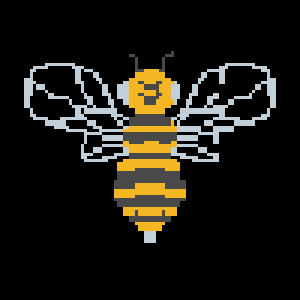
//> input picture exploration/graphics/b0.png, 100 x 100 px (shown 3 times larger); the run also reads 1 picture not shown here
$ ./simple_bee_animation   (built with g++ and OpenCV 4)
//> lines starting //> are read from the running program, lines starting //| are printed output that depends on the picture
### exploration/graphics/Bee.hpp
#include <iostream>
#include <sstream>
#include <vector>
#include <opencv.hpp>

using namespace cv;
using namespace std;

class Bee{
  private:
    int x;
    int y;
    int angle;
    int frame;
    int counter;
    vector<Mat> frames;
    Mat curFrame;

  public:
    Bee(vector<Mat> frames);
    Bee(vector<Mat> frames, int x, int y, int angle);
    void incrementFrame();
    void rotate(int angle);
    void setAngle(int angle);
    void setPosition(int x, int y);
    void setX(int x);
    void setY(int y);
    int getX();
    int getY();
    Mat getCurFrame();
};

### exploration/graphics/Bee.cpp
#include <iostream>
#include <sstream>
#include <vector>
#include <opencv.hpp>
#include "Bee.hpp"

using namespace cv;
using namespace std;

Mat rotateImage(Mat src, int angle, bool crop_image){
    //code heavily inspired by https://stackoverflow.com/questions/22041699/rotate-an-image-without-cropping-in-opencv-in-c

    // get rotation Matrix for rotating the image around its center in pixel coordinates
    Point2f center((src.cols-1)/2.0, (src.rows-1)/2.0);
    Mat rot = cv::getRotationMatrix2D(center, angle, 1.0);
    Size final_size = src.size();

    if(!crop_image){
      // determine bounding rectangle, center not relevant
      Rect2f bbox = cv::RotatedRect(cv::Point2f(), src.size(), angle).boundingRect2f();

      // adjust transformation matrix
      rot.at<double>(0,2) += bbox.width/2.0 - src.cols/2.0;
      rot.at<double>(1,2) += bbox.height/2.0 - src.rows/2.0;

      //adjust size to new bounding rectangle
      final_size = bbox.size();
    }

    Mat dst;
    warpAffine(src, dst, rot, final_size);
    return dst;
}

// [8 lines left out: function Bee, not called in this run]

Bee::Bee(vector<Mat> frames, int x, int y, int angle){
  this->x = x;
  this->y = y;
  this->angle = angle;
  this->frames = frames;
  this->curFrame = frames[0];
  this->counter = 0;
}

void Bee::incrementFrame(){
  this->counter = (this->counter+1)%(this->frames.size());
  this->curFrame = this->frames.at(this->counter);
}

void Bee::rotate(int angle) {
  this->angle = (this->angle+angle)%360;
}

void Bee::setAngle(int angle){
  this->angle = (angle)%360;
}

// [4 lines left out: function setPosition, not called in this run]

void Bee::setX(int x){
  this->x = x;
}

void Bee::setY(int y){
  this->y = y;
}

int Bee::getX(){
  return this->x;
}

int Bee::getY(){
  return this->y;
}

Mat Bee::getCurFrame(){
  return rotateImage(this->curFrame, this->angle, true);
}

### exploration/graphics/simple_bee_animation.cpp
#include <iostream>
#include <sstream>
#include <stdlib.h>
#include <vector>
#include <opencv.hpp>
#include "Bee.cpp"

using namespace cv;
using namespace std;

/**
 *Draws a transparent image over a frame Mat.
 *
 * @param frame the frame where the transparent image will be drawn
 * @param transp the Mat image with transparency, read from a PNG image, with the IMREAD_UNCHANGED flag
 * @param xPos x position of the frame image where the image will start.
 * @param yPos y position of the frame image where the image will start
 https://stackoverflow.com/questions/40895785/using-opencv-to-overlay-transparent-image-onto-another-image
 */
void drawTransparency(Mat frame, Mat transp, int xPos, int yPos) {
    Mat mask;
    vector<Mat> layers;

    split(transp, layers); // seperate channels
    Mat rgb[3] = {layers[0],layers[1],layers[2]};
    mask = layers[3]; // png's alpha channel used as mask
    merge(rgb, 3, transp);  // put together the RGB channels, now transp insn't transparent
    transp.copyTo(frame.rowRange(yPos, yPos + transp.rows).colRange(xPos, xPos + transp.cols), mask);
}

int main(int argc, char* argv[]){

  //many bees
  int sprite_width = 25;
  int sprite_height = 25;
  int window_width = 1500;
  int window_height = 1500;
  int num_bees = 2000;

  // [7 lines of commented-out code are left out]

  VideoWriter oVideoWriter("./out_bees.mp4", VideoWriter::fourcc('M', 'J', 'P', 'G'),
                           20, Size(window_width, window_height), true);

  Mat frame1;
  Mat frame2;
  Mat frame3;
  Mat frame4;
  Mat frame5;
  Mat frame6;
  frame1 = imread("./b0.png", IMREAD_UNCHANGED);
//> frame1 is the input picture: 100 rows x 100 cols, CV_8UC4; mean B, G, R, A 18.9, 25.3, 27.4, 39.6
  frame2 = imread("./b1.png", IMREAD_UNCHANGED);
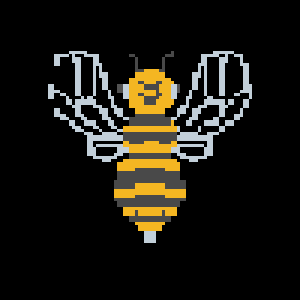
//> input picture exploration/graphics/b1.png, 100 x 100 px (shown 3 times larger)
//> frame2 is the input picture: 100 rows x 100 cols, CV_8UC4; mean B, G, R, A 18, 24.4, 26.6, 38.8
  frame3 = imread("./b2.png", IMREAD_UNCHANGED);
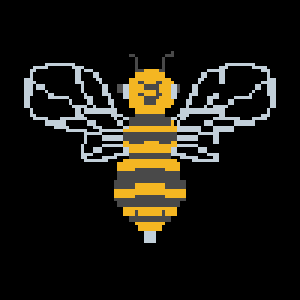
//> input picture exploration/graphics/b2.png, 100 x 100 px (shown 3 times larger)
//> frame3 is the input picture: 100 rows x 100 cols, CV_8UC4; mean B, G, R, A 18.4, 24.8, 27, 39.2
  frame4 = imread("./b3.png", IMREAD_UNCHANGED);
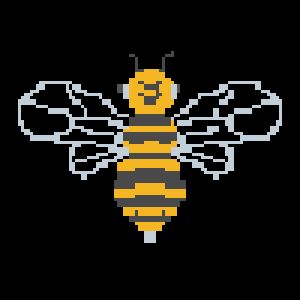
//> input picture exploration/graphics/b3.png, 100 x 100 px (shown 3 times larger)
//> frame4 is the input picture: 100 rows x 100 cols, CV_8UC4; mean B, G, R, A 19.2, 25.6, 27.7, 40.2
  frame5 = imread("./b4.png", IMREAD_UNCHANGED);
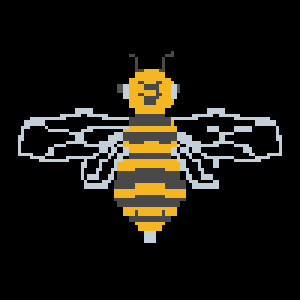
//> input picture exploration/graphics/b4.png, 100 x 100 px (shown 3 times larger)
//> frame5 is the input picture: 100 rows x 100 cols, CV_8UC4; mean B, G, R, A 17.3, 23.8, 26, 37.9
  frame6 = imread("./b5.png", IMREAD_UNCHANGED);
  resize(frame1, frame1, Size(sprite_width, sprite_height));
//> frame1: 25 rows x 25 cols, CV_8UC4
  resize(frame2, frame2, Size(sprite_width, sprite_height));
//> frame2: 25 rows x 25 cols, CV_8UC4
  resize(frame3, frame3, Size(sprite_width, sprite_height));
//> frame3: 25 rows x 25 cols, CV_8UC4
  resize(frame4, frame4, Size(sprite_width, sprite_height));
//> frame4: 25 rows x 25 cols, CV_8UC4
  resize(frame5, frame5, Size(sprite_width, sprite_height));
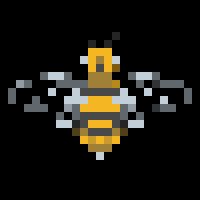
//> frame5: 25 rows x 25 cols, CV_8UC4 (shown 8 times larger); mean B, G, R, A 18.3, 24.8, 27, 38.8
  resize(frame6, frame6, Size(sprite_width, sprite_height));

  vector<Mat> frames;
  frames.push_back(frame1);
  frames.push_back(frame2);
  frames.push_back(frame3);
  frames.push_back(frame4);
  frames.push_back(frame5);
  frames.push_back(frame6);

  if(frame1.empty() or frame2.empty()){
    cout << "Could Not Find Images" << endl;
    return -1;
  }

  vector<Bee> bees;

  for(int i = 0; i <num_bees; i++){
    Bee bee(frames, rand()%window_width, rand()%window_height, rand()%360);
    bees.push_back(bee);
  }
//> this loop made 2000 passes
//> (this->x in Bee, this->y in Bee, this->angle in Bee) on passes 1 to 3: (777, 886, 343), (835, 293, 115), (1149, 492, 226)
//> after the loop, bees = 2000 items

  String windowName = "bee";

  while(true){
    Mat background(Size(window_width, window_height), CV_8UC3, Scalar(0));

    for(unsigned i = 0; i<bees.size(); i++){
      Mat curFrame = bees[i].getCurFrame();

      if(bees[i].getX()+curFrame.cols > background.cols){
        bees[i].setX(0);
      }

      if(bees[i].getY()<0){
        bees[i].setY(background.rows-curFrame.rows-1);
      }

      if(bees[i].getY()+curFrame.rows > background.rows){
        bees[i].setY(0);
      }

      if(bees[i].getX() < 0){

        bees[i].setX(background.cols-curFrame.cols-1);
      }

      drawTransparency(background, curFrame, bees[i].getX(), bees[i].getY());

      bees[i].rotate(5-rand()%11);
      bees[i].incrementFrame();
      bees[i].setX(bees[i].getX()+20-rand()%41);
      bees[i].setY(bees[i].getY()+20-rand()%41);
    }
//> this loop made 2000 passes
//> (this->angle in rotate, this->x in setX, this->y in setY) on passes 1 to 3: (343, 789, 878), (117, 823, 285), (222, 1130, 488)
//> pass 1, in drawTransparency, `mask = layers[3];`:
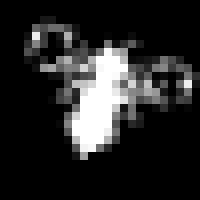
//> mask: 25 rows x 25 cols, CV_8UC1 (shown 8 times larger); min 0, max 255, mean 39.8
//> after the loop:
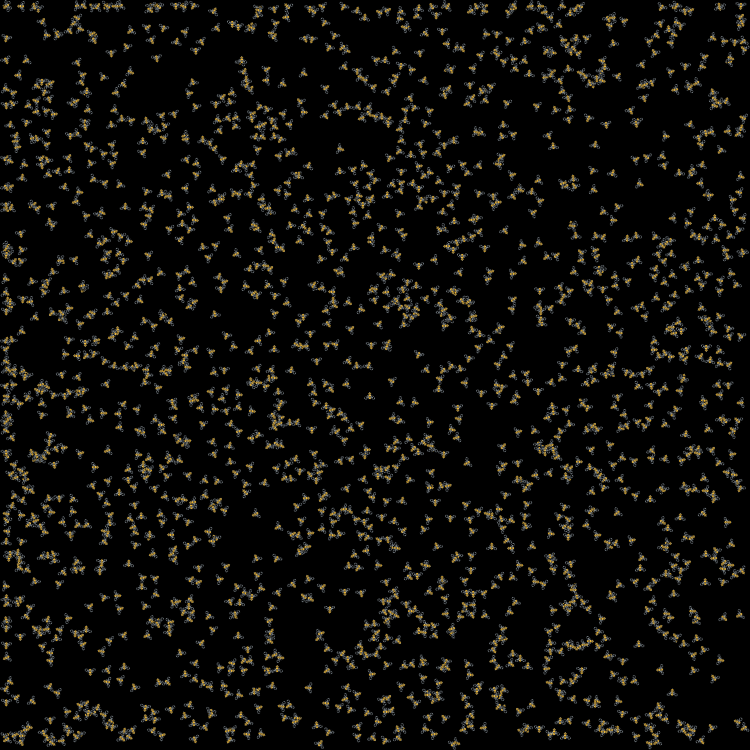
//> background: 1500 rows x 1500 cols, CV_8UC3 (shown at 1/2 size); mean B, G, R 9.7, 13, 14.1

    imshow(windowName, background);

    char k = waitKey(1);
//> the Esc key is pressed
    //oVideoWriter.write(background);

    if(k==27){ //if user hits esc
      destroyWindow(windowName);
      break;
    }

  }

  return(0);
}
